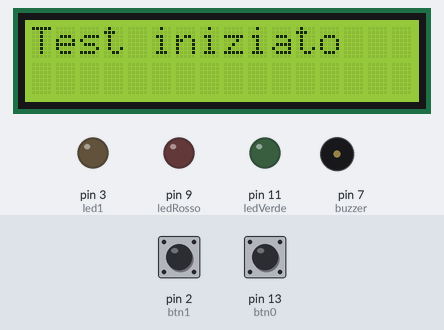
A sketch run on a simulated Arduino Uno, built with avr-gcc and run on an emulated ATmega328P. Shown: 16×2 character LCD, output pins drawn as LEDs (lit = HIGH), buzzer (waves = sounding, pin HIGH). The inputs (shaded band) are chosen by the test bench; at power-on: pin 2 (btn1) LOW, pin 13 (btn0) HIGH. Random numbers use the default seed unless the sketch sets one.

Above: at 0.1 s.
Timing chart, 0 to 10.4 s (numbered marks = the images above):
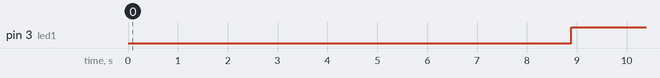

The sketch:

sketch_RilevatoreRiflessi.ino
```cpp
#include <LiquidCrystal_I2C.h>
LiquidCrystal_I2C lcd(0x27, 16, 2);
// variabili
int led1;
int ledRosso;
int ledVerde;
int btn0;
int btn1;
int btn2;
int buzzer;
int tempoLed;
int tempoBuzzer;

void setup() {
  // put your setup code here, to run once:
  //stabilisco variabili in input e output

  led1        = 3;
  ledRosso    = 9;
  ledVerde    = 11;
  btn0        = 13;
  btn1        = 2;
  btn2        = 5;
  buzzer      = 7;
  tempoLed    = 0;
  tempoBuzzer = 0;

  pinMode(led1, OUTPUT);
  pinMode(ledRosso, OUTPUT);
  pinMode(ledVerde, OUTPUT);
  pinMode(btn0, INPUT);
  pinMode(btn1, INPUT);
  pinMode(btn2, INPUT);
  pinMode(buzzer, OUTPUT);

  lcd.init();
  lcd.backlight();
}

void loop() {
  // put your main code here, to run repeatedly:
  while(digitalRead(btn0) != HIGH) {}
  digitalWrite(ledVerde, LOW);
  digitalWrite(ledRosso, LOW);
  inizio();
  tempoLed = riflesso(led1, btn1, tempoLed, 0);
  if(tempoLed <= 80){                                             //se il tempo è minore di 80ms il test non è valido
    lcd.clear();
    lcd.setCursor(0, 0);
    lcd.print("TEST NON VALIDO");
    digitalWrite(ledRosso, HIGH);
    delay(3000);
  }
  else {
   tempoBuzzer = riflesso(buzzer, btn2, tempoBuzzer, 1);
   if (tempoBuzzer <= 80){                                        //se il tempo è minore di 80ms il test non è vealido
     lcd.clear();
     lcd.setCursor(0, 0);
     lcd.print("TEST NON VALIDO");
     digitalWrite(ledRosso, HIGH);
     delay(3000);
   }
   else{
     esito();
   }
  }
  while(digitalRead(btn0) != HIGH) {}
}

void inizio() {
  while(digitalRead(btn0) != HIGH) {}                             //premo il bottone e parte il test
  tempoLed    = 0;
  tempoBuzzer = 0;
  lcd.clear();
  lcd.print("Test iniziato");
  delay(2000);
  lcd.clear();
}

 int riflesso(int i, int a, int tempo, int linea) {               //metodo riflesso per led e buzzer con variabili in input
   delay(random(2000, 8000));
   digitalWrite(i, HIGH);
   while (digitalRead(a) == LOW) {
      tempo++;
      delay(1);
      }
    digitalWrite(i, LOW);
    lcd.setCursor(0, linea);                                      //mi stampa sul display il tempo registrato
    lcd.print("Tempo: ");
    lcd.print(tempo);
    lcd.print("ms");
    return tempo;
  }

void esito() {
  if (tempoLed <= 500 && tempoBuzzer <= 500) {                    //mi dice se il test è stato superato tramite led rgb e display, se entrambe i test sono sotto i 500ms superato altrimenti no
    digitalWrite(ledVerde, HIGH);
    delay(3000);
    lcd.clear();
    lcd.print("TEST SUPERATO!");
  }
  else {
    digitalWrite(ledRosso, HIGH);
    delay(3000);
    lcd.clear();
    lcd.print("NON SUPERATO");
  }
}
```

Measured:
- by itself, pin 3 (led1): LOW → HIGH at 8.9 s
